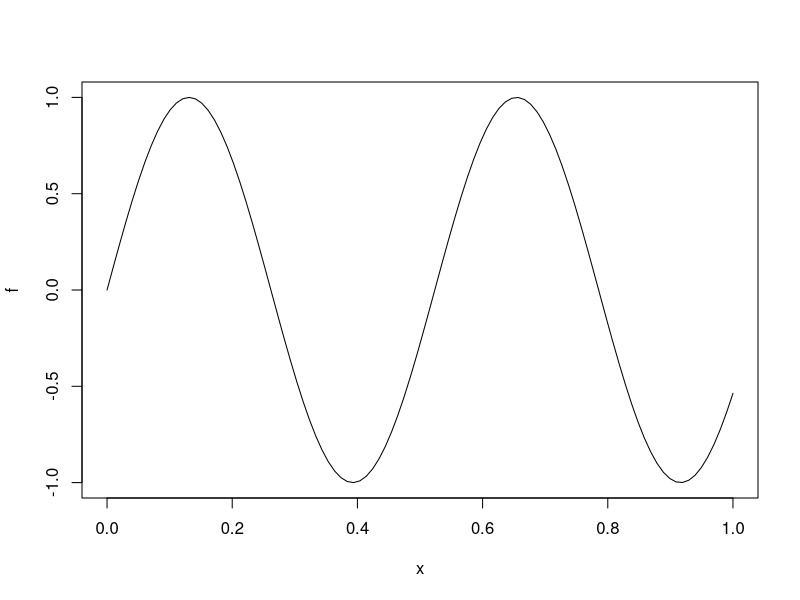
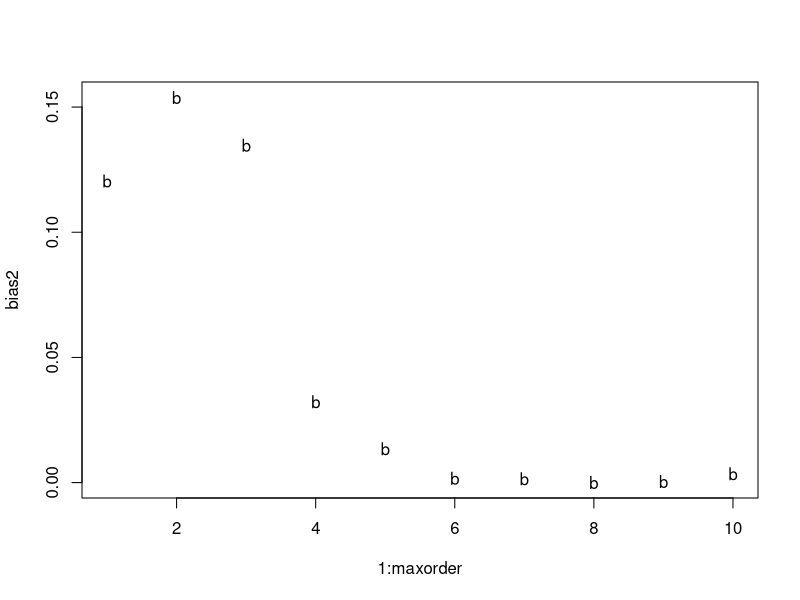

Write the R code that produced these figures, in order.
# Demonstration of bias-variance tradeoff.  More complex models tend to have higher variance, but lower bias

N = 100;  # number of x's    # we perform regression on a function of this many points
x = seq(0,1,length=N);       # the x values we consider
#f = cumsum(cumsum(rnorm(N)));  # the true function f
#f = cumsum(rnorm(N));  # the true function f
f = sin(12*x);  # the true (but unknown to us) function
plot(x,f,type="l");   



T = 1000;  	  # number of random repetitions with different data sets
sigma2 = 10;      # the data variance
maxorder = 10;	  # maximum order of model
i0 = N/2;         # where we will evaluate our estimates (could be any point)
y = rep(0,N);	  # will hold our observed y values which vary randomly from experiment to experiment
fhat = rep(0,T);	  # our estimate function value at i0.  
bias2 = rep(0,maxorder);  # estimated squared bias at i0
var =  rep(0,maxorder)	  # estimated variance at i0
for (order in 1:maxorder) {
    X = matrix(1,nrow=N,ncol=1);
    for (o in 1:order) X = cbind(X,x^o);  # construct polynomial fit of order o
    for (t in 1:T) {   	   		    
        y = f + rnorm(N,sd=sqrt(sigma2));  # a random data set (only y's changing)
	betahat = solve(t(X) %*% X, t(X) %*% y);      
	fhat[t] = sum(X[i0,] * betahat);     # our estimate of f evaluated at i0
     }
     bias2[o] = (mean(fhat) - f[i0])^2;	     # the component of sq error coming from choice of model
     var[o] = var(fhat);      		     # the component of error coming from overfitting
}
plot(1:maxorder,bias2,pch='b')
#plot(1:maxorder,var,pch='v')

